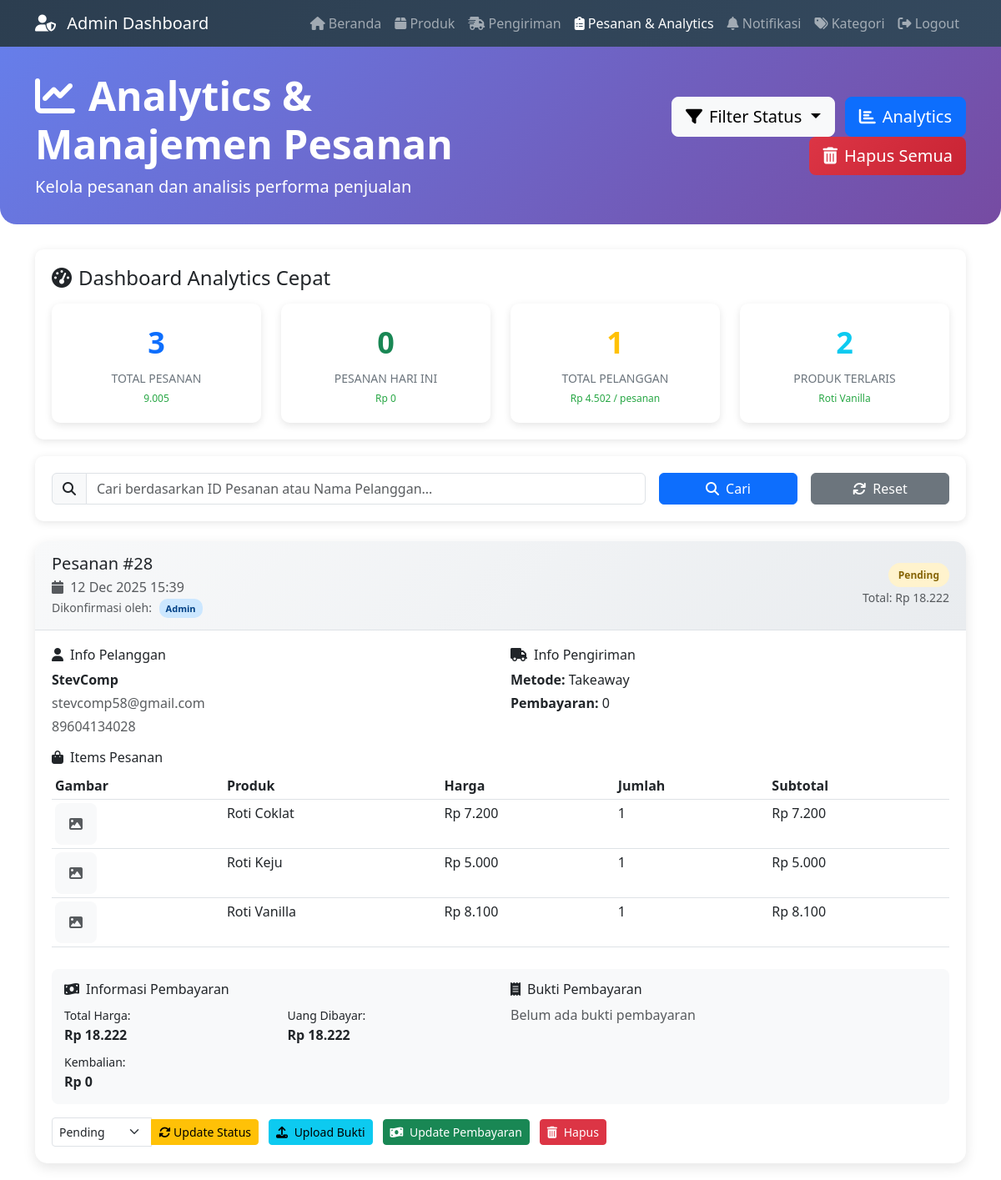
Page /admin_orders.php?status=pending (signed in) on the committed database.
### tables this page shows
CREATE TABLE `pesanan_baru` (
  `id_pesanan` int NOT NULL,
  `id_pelanggan` int NOT NULL,
  `tanggal_pesanan` datetime NOT NULL,
  `status_pesanan` varchar(50) DEFAULT 'pending',
  `total_harga` decimal(10,2) NOT NULL,
  `metode_pembayaran` varchar(50) NOT NULL,
  `metode_pengiriman` varchar(50) NOT NULL,
  `alamat_pengiriman` text,
  `uang_dibayar` decimal(10,2) DEFAULT NULL,
  `kembalian` decimal(10,2) DEFAULT NULL,
  `bukti_pembayaran` varchar(255) DEFAULT NULL,
  `created_at` timestamp NULL DEFAULT CURRENT_TIMESTAMP,
  `updated_at` timestamp NULL DEFAULT CURRENT_TIMESTAMP ON UPDATE CURRENT_TIMESTAMP,
  `total_diskon` decimal(10,2) DEFAULT '0.00',
  `ppn` decimal(10,2) DEFAULT '0.00',
  `total_setelah_ppn` decimal(10,2) DEFAULT '0.00',
  `tanggal_dikirim` datetime DEFAULT NULL,
  `tanggal_konfirmasi_user` datetime DEFAULT NULL,
  `dikonfirmasi_oleh` enum('admin','user') DEFAULT 'admin'
);

CREATE TABLE `pengguna` (
  `id_pelanggan` int NOT NULL,
  `nama` varchar(100) NOT NULL,
  `email` varchar(100) NOT NULL,
  `no_hp` bigint NOT NULL,
  `password` varchar(255) NOT NULL,
  `alamat` text,
  `tipe_pengiriman` enum('kirim','ambil') DEFAULT 'ambil',
  `foto_profil` varchar(255) DEFAULT NULL,
  `role` enum('pengguna','admin') DEFAULT 'pengguna',
  `reset_token` varchar(64) DEFAULT NULL,
  `reset_token_expires` datetime DEFAULT NULL
);

CREATE TABLE `pesanan_items_baru` (
  `id_item` int NOT NULL,
  `id_pesanan` int NOT NULL,
  `nama_produk` varchar(255) NOT NULL,
  `harga` decimal(10,2) NOT NULL,
  `jumlah` int NOT NULL,
  `subtotal` decimal(10,2) NOT NULL,
  `created_at` timestamp NULL DEFAULT CURRENT_TIMESTAMP,
  `diskon` decimal(10,2) DEFAULT '0.00',
  `jenis_diskon` varchar(255) DEFAULT '',
  `subtotal_setelah_diskon` decimal(10,2) DEFAULT '0.00',
  `is_promo_gratis` tinyint(1) DEFAULT '0'
);

### admin_orders.php (the view, shortened to what the rows shown need)
<?php
include 'koneksi.php';
$where_conditions = [];
$params = [];
$types = '';
if (isset($_GET['status']) && $_GET['status'] !== 'all' && !empty($_GET['status'])) {
    $where_conditions[] = "pb.status_pesanan = ?";
    $params[] = $_GET['status'];
    $types .= 's';
}
$query = "SELECT pb.*, p.nama, p.email, p.no_hp,
                 pg.id_pengiriman, pg.status_pengiriman, pg.nama_kurir,
                 pg.estimasi_waktu_tiba, pg.waktu_tiba, pg.konfirmasi_diterima
          FROM pesanan_baru pb
          JOIN pengguna p ON pb.id_pelanggan = p.id_pelanggan
          LEFT JOIN pengiriman pg ON pb.id_pesanan = pg.id_pesanan";
if (!empty($where_conditions)) {
    $query .= " WHERE " . implode(" AND ", $where_conditions);
}
$query .= " ORDER BY pb.tanggal_pesanan DESC";
$stmt = $conn->prepare($query);
if (!empty($params)) {
    $stmt->bind_param($types, ...$params);
}
$stmt->execute();
$result = $stmt->get_result();
$status_options = ['pending', 'proses pembuatan', 'dikirim', 'selesai'];
?>
<!DOCTYPE html>
<html lang="id">
<head>
    <link rel="stylesheet" href="https://cdnjs.cloudflare.com/ajax/libs/font-awesome/6.4.0/css/all.min.css">
    <link href="https://cdn.jsdelivr.net/npm/bootstrap@5.3.0/dist/css/bootstrap.min.css" rel="stylesheet">
</head>
<body>
    <div class="page-header">
        <div class="container">
            <div class="row align-items-center">
                <div class="col-md-6">
                    <h1 class="display-5 fw-bold"><i class="fas fa-chart-line me-3"></i>Analytics & Manajemen Pesanan</h1>
                </div>
            </div>
        </div>
    </div>
    <div class="container mt-4">
        <?php if ($result && $result->num_rows > 0): ?>
            <?php while ($order = $result->fetch_assoc()):
                $items_query = $conn->prepare("
                    SELECT pib.*, pr.gambar_produk
                    FROM pesanan_items_baru pib
                    LEFT JOIN produk pr ON LOWER(pib.nama_produk) = LOWER(pr.nama_produk)
                    WHERE pib.id_pesanan = ?
                ");
                $items_query->bind_param("i", $order['id_pesanan']);
                $items_query->execute();
                $items_result = $items_query->get_result();
            ?>
                <div class="card order-card">
                    <div class="order-header">
                        <div class="row align-items-center">
                            <div class="col-md-6">
                                <h5 class="mb-1">Pesanan #<?= $order['id_pesanan'] ?></h5>
                                <p class="mb-0 text-muted">
                                    <i class="fas fa-calendar me-1"></i>
                                    <?= date('d M Y H:i', strtotime($order['tanggal_pesanan'])) ?>
                                </p>
                                <?php if ($order['dikonfirmasi_oleh']): ?>
                                    <small class="text-muted">
                                        Dikonfirmasi oleh:
                                        <span class="confirmation-badge confirmed-by-<?= $order['dikonfirmasi_oleh'] ?>">
                                            <?= $order['dikonfirmasi_oleh'] == 'user' ? 'Pelanggan' : 'Admin' ?>
                                        </span>
                                    </small>
                                <?php endif; ?>
                            </div>
                            <div class="col-md-6 text-end">
                                <span class="status-badge status-<?= str_replace(' ', '-', $order['status_pesanan']) ?>">
                                    <?= ucfirst($order['status_pesanan']) ?>
                                </span>
                                <div class="mt-1">
                                    <small class="text-muted">
                                        Total: Rp <?= number_format($order['total_harga'], 0, ',', '.') ?>
                                    </small>
                                </div>
                            </div>
                        </div>
                    </div>
                    <div class="order-body">
                        <div class="row mb-3">
                            <div class="col-md-6">
                                <h6><i class="fas fa-user me-2"></i>Info Pelanggan</h6>
                                <p class="mb-1"><strong><?= htmlspecialchars($order['nama']) ?></strong></p>
                                <p class="mb-1 text-muted"><?= htmlspecialchars($order['email']) ?></p>
                                <p class="mb-0 text-muted"><?= $order['no_hp'] ?></p>
                            </div>
                            <div class="col-md-6">
                                <h6><i class="fas fa-truck me-2"></i>Info Pengiriman</h6>
                                <p class="mb-1"><strong>Metode:</strong> <?= ucfirst($order['metode_pengiriman']) ?></p>
                                <p class="mb-1"><strong>Pembayaran:</strong> <?= ucfirst($order['metode_pembayaran']) ?></p>
                            </div>
                        </div>
                        <h6><i class="fas fa-shopping-bag me-2"></i>Items Pesanan</h6>
                        <div class="table-responsive">
                            <table class="table table-sm">
                                <thead>
                                    <tr>
                                        <th>Gambar</th>
                                        <th>Produk</th>
                                        <th>Harga</th>
                                        <th>Jumlah</th>
                                        <th>Subtotal</th>
                                    </tr>
                                </thead>
                                <tbody>
                                    <?php while ($item = $items_result->fetch_assoc()): ?>
                                        <tr>
                                            <td>
                                                <?php if (!empty($item['gambar_produk']) && file_exists($item['gambar_produk'])): ?>
                                                    <img src="<?= $item['gambar_produk'] ?>" alt="<?= $item['nama_produk'] ?>" class="product-img">
                                                <?php else: ?>
                                                    <div class="product-img bg-light d-flex align-items-center justify-content-center">
                                                        <i class="fas fa-image text-muted"></i>
                                                    </div>
                                                <?php endif; ?>
                                            </td>
                                            <td><?= htmlspecialchars($item['nama_produk']) ?></td>
                                            <td>Rp <?= number_format($item['harga'], 0, ',', '.') ?></td>
                                            <td><?= $item['jumlah'] ?></td>
                                            <td>Rp <?= number_format($item['subtotal'], 0, ',', '.') ?></td>
                                        </tr>
                                    <?php endwhile; ?>
                                </tbody>
                            </table>
                        </div>
                        <div class="payment-info">
                            <div class="row">
                                <div class="col-md-6">
                                    <h6><i class="fas fa-money-bill-wave me-2"></i>Informasi Pembayaran</h6>
                                    <div class="row">
                                        <div class="col-6">
                                            <small>Total Harga:</small><br>
                                            <strong>Rp <?= number_format($order['total_harga'], 0, ',', '.') ?></strong>
                                        </div>
                                        <div class="col-6">
                                            <small>Uang Dibayar:</small><br>
                                            <strong>
                                                <?= $order['uang_dibayar'] ? 'Rp ' . number_format($order['uang_dibayar'], 0, ',', '.') : '-' ?>
                                            </strong>
                                        </div>
                                        <div class="col-6 mt-2">
                                            <small>Kembalian:</small><br>
                                            <strong>
                                                <?= $order['kembalian'] ? 'Rp ' . number_format($order['kembalian'], 0, ',', '.') : '-' ?>
                                            </strong>
                                        </div>
                                    </div>
                                </div>
                                <div class="col-md-6">
                                    <h6><i class="fas fa-receipt me-2"></i>Bukti Pembayaran</h6>
                                    <?php if ($order['bukti_pembayaran']): ?>
                                        <div class="mb-2">
                                            <img src="<?= $order['bukti_pembayaran'] ?>"
                                                 alt="Bukti Pembayaran"
                                                 class="bukti-img"
                                                 data-bs-toggle="modal"
                                                 data-bs-target="#buktiModal"
                                                 onclick="showBukti('<?= $order['bukti_pembayaran'] ?>')">
                                        </div>
                                        <small class="text-muted">Klik gambar untuk memperbesar</small>
                                    <?php else: ?>
                                        <p class="text-muted mb-2">Belum ada bukti pembayaran</p>
                                    <?php endif; ?>
                                </div>
                            </div>
                        </div>
                        <div class="row mt-3">
                            <div class="col-md-12">
                                <div class="d-flex flex-wrap gap-2 action-buttons">
                                    <form method="POST" class="d-inline">
                                        <div class="input-group input-group-sm" style="width: 250px;">
                                            <select class="form-select" name="status_pesanan" required>
                                                <?php foreach ($status_options as $status): ?>
                                                    <option value="<?= $status ?>" <?= $order['status_pesanan'] == $status ? 'selected' : '' ?>>
                                                        <?= ucfirst($status) ?>
                                                    </option>
                                                <?php endforeach; ?>
                                            </select>
                                            <button type="submit" name="update_status" class="btn btn-warning">
                                                <i class="fas fa-sync-alt"></i> Update Status
                                            </button>
                                        </div>
                                    </form>
                                    <button class="btn btn-info btn-sm"
                                            data-bs-toggle="modal"
                                            data-bs-target="#uploadBuktiModal"
                                            onclick="setUploadOrderId(<?= $order['id_pesanan'] ?>)">
                                        <i class="fas fa-upload me-1"></i> Upload Bukti
                                    </button>
                                    <button class="btn btn-success btn-sm"
                                            data-bs-toggle="modal"
                                            data-bs-target="#updatePaymentModal"
                                            onclick="setPaymentOrderId(<?= $order['id_pesanan'] ?>, <?= $order['total_harga'] ?>)">
                                        <i class="fas fa-money-bill-wave me-1"></i> Update Pembayaran
                                    </button>
                                    <button class="btn btn-danger btn-sm"
                                            data-bs-toggle="modal"
                                            data-bs-target="#deleteOrderModal"
                                            onclick="setDeleteOrderId(<?= $order['id_pesanan'] ?>)">
                                        <i class="fas fa-trash-alt me-1"></i> Hapus
                                    </button>
                                </div>
                            </div>
                        </div>
                    </div>
                </div>
            <?php endwhile; ?>
        <?php endif; ?>
    </div>
</body>
</html>

### rows in the picture
pesanan_baru: id_pesanan "28", tanggal_pesanan "12 Dec 2025 15:39", dikonfirmasi_oleh "Admin", status_pesanan "Pending", total_harga "18.222", id_pelanggan.nama "StevComp", id_pelanggan.email "stevcomp58@gmail.com", id_pelanggan.no_hp "89604134028", metode_pengiriman "Takeaway", metode_pembayaran "0", uang_dibayar "18.222", kembalian "0", shows "Belum ada bukti pembayaran"
pesanan_items_baru: nama_produk "Roti Coklat", harga "7.200", jumlah "1", subtotal "7.200"
pesanan_items_baru: nama_produk "Roti Keju", harga "5.000", jumlah "1", subtotal "5.000"
pesanan_items_baru: nama_produk "Roti Vanilla", harga "8.100", jumlah "1", subtotal "8.100"

### other values in the picture
$total_orders "3"
$total_sales['total'] "9.005"
$today_stats['pesanan_hari_ini'] "0"
$today_stats['pendapatan_hari_ini'] "0"
$total_customers['total'] "1"
$avg_order['avg'] "4.502"
count($top_products) "2"
$top_products[0]['nama_produk'] "Roti Vanilla"
